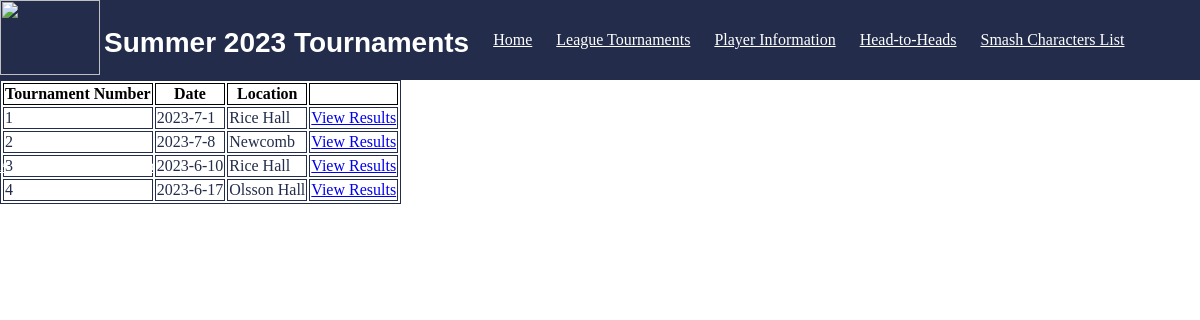
Page /get-tournaments on the committed database.
### tables this page shows
CREATE TABLE tournament (
	TourneyNum int NOT NULL,
	Participants int,
	TourneyDate DATE,
	Location tinytext,
	FirstPlace tinytext,
	SecondPlace tinytext,
	ThirdPlace tinytext,
	OfficerID int,
	PRIMARY KEY (TourneyNum)
	FOREIGN KEY (OfficerID) REFERENCES club_officer(OfficerID)
	);

### run.py (the view)
@app.route("/get-tournaments")
def get_tournaments():
    connection_obj = sqlite3.connect('project.db')
    cursor_obj = connection_obj.cursor()
    cursor_obj.execute("SELECT * FROM tournament ")  # LIMIT 1000000")
    output = cursor_obj.fetchall()
    cursor_obj.execute("SELECT * FROM player ")
    player = cursor_obj.fetchall()
    connection_obj.close()
    return render_template("get-tournaments.html", tournament=output, player=player)

### templates/get-tournaments.html
<!DOCTYPE html>
<html>
<nav class="navigation-bar">
    <img src="{{url_for('static', filename='smashLogo.png')}}"  style="width:100px;height:75px;"/>
    <h2>Summer 2023 Tournaments</h2>
    <a href="/" >Home</a>
    <a href="/get-tournaments" >League Tournaments</a>
    <a href="/get-players">Player Information</a>
    <a href="/get-games">Head-to-Heads</a>
    <a href="/character">Smash Characters List</a>
    <a href="/about">About UVa Smash Club</a>
</nav>
<head>
    <link rel="stylesheet" href='/css/main.css' />
</head>
<table class="column">
      <tr>
        <th>Tournament Number</th>
        <th>Date</th>
        <th>Location</th>
          <th> </th>
      </tr>
        {% for i in tournament %}
      <tr>
          <td> {{i[0]}}</td>
          <td> {{i[2]}}</td>
          <td> {{i[3]}}</td>
          <td><a href="/tournament/{{i[0]}}">View Results</a></td>
      </tr>
        {% endfor %}
    </table>
</html>

### css/main.css (style rules this page uses)
h2 { font-family: Verdana, Geneva, sans-serif; font-size: 1.75em; color: White; }
th, td { border-color: black; }
table, th, td { border: 1px solid; }
th { color: black; }
.navigation-bar { width: 100%; height: 80px; background-color: #232D4B; }
.navigation-bar > h2 { display: inline-block; vertical-align: top; margin-right: 20px; height: 80px; line-height: 40px; }
.navigation-bar > a { display: inline-block; vertical-align: top; margin-right: 20px; height: 40px; line-height: 80px; color: White; }
html { display: table; margin: auto; }

### rows in the picture
tournament: TourneyNum "1", TourneyDate "2023-7-1", Location "Rice Hall"
tournament: TourneyNum "2", TourneyDate "2023-7-8", Location "Newcomb"
tournament: TourneyNum "3", TourneyDate "2023-6-10", Location "Rice Hall"
tournament: TourneyNum "4", TourneyDate "2023-6-17", Location "Olsson Hall"
